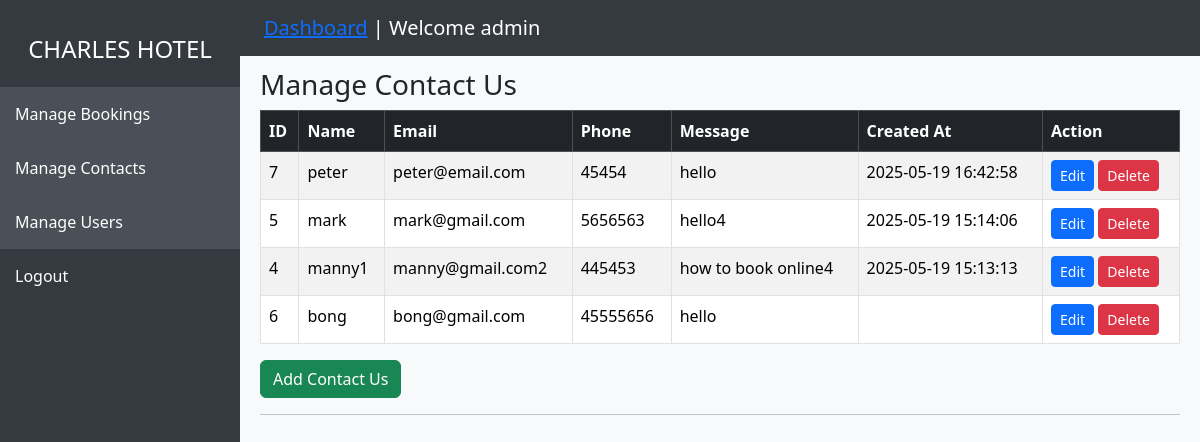
/Hotel/manage-contacts.php (signed in), run on the app's committed database.
### tables this page shows
CREATE TABLE `contacts` (
  `id` bigint UNSIGNED NOT NULL,
  `name` varchar(255) NOT NULL,
  `email` varchar(255) NOT NULL,
  `phone` varchar(255) NOT NULL,
  `message` varchar(255) NOT NULL,
  `created_at` timestamp NULL DEFAULT NULL
);

### Hotel/manage-contacts.php (the view, shortened to what this page needs)
<?php
require 'db.php';
?>
<!DOCTYPE html>
<html lang="en">
<head>
  <link href="https://cdn.jsdelivr.net/npm/bootstrap@5.3.2/dist/css/bootstrap.min.css" rel="stylesheet" />
</head>
<body>
  <?php include 'sidebar.php'; ?>
  <div class="main-content">
    <section id="contacts">
      <div>&nbsp;</div>
      <div>&nbsp;</div>
      <h3>Manage Contact Us</h3>
      <div class="table-responsive">
        <table class="table table-striped table-bordered">
            <thead class="table-dark">
                <tr>
                    <th>ID</th>
                    <th>Name</th>
                    <th>Email</th>
                    <th>Phone</th>
                    <th>Message</th>
                    <th>Created At</th>
                    <th>Action</th>
                </tr>
            </thead>
            <tbody>
            <?php
            $sql = "SELECT * FROM contacts ORDER BY created_at DESC";
            $result = $conn->query($sql);
            if ($result && $result->num_rows > 0) {
                while ($row = $result->fetch_assoc()) {
                    echo "<tr>";
                    echo "<td>" . htmlspecialchars($row['id']) . "</td>";
                    echo "<td>" . htmlspecialchars($row['name']) . "</td>";
                    echo "<td>" . htmlspecialchars($row['email']) . "</td>";
                    echo "<td>" . htmlspecialchars($row['phone']) . "</td>";
                    echo "<td>" . htmlspecialchars($row['message']) . "</td>";
                    echo "<td>" . htmlspecialchars($row['created_at']) . "</td>";
                    echo "<td>
                            <a href='edit-contact.php?id=" . $row['id'] . "' class='btn btn-sm btn-primary'>Edit</a>
                            <a href='delete-contact.php?id=" . $row['id'] . "' class='btn btn-sm btn-danger' onclick=\"return confirm('Are you sure you want to delete this contact?');\">Delete</a>
                            </td>";
                    echo "</tr>";
                }
            } else {
                echo "<tr><td colspan='13' class='text-center'>No contacts found.</td></tr>";
            }
            ?>
            </tbody>
        </table>
        <a href="add-contact.php" class="btn btn-success">Add Contact Us</a>
      </div>
    </section>
    <hr />
</body>
</html>

### Hotel/manage-contacts.php (style rules this page uses)
body { background-color: #f8f9fa; }
.main-content { margin-left: 240px; padding: 20px; }

### data on the page
contacts: id "7", name "peter", email "peter@email.com", phone "45454", message "hello", created_at "2025-05-19 16:42:58"
contacts: id "5", name "mark", email "mark@gmail.com", phone "5656563", message "hello4", created_at "2025-05-19 15:14:06"
contacts: id "4", name "manny1", email "manny@gmail.com2", phone "445453", message "how to book online4", created_at "2025-05-19 15:13:13"
contacts: id "6", name "bong", email "bong@gmail.com", phone "45555656", message "hello"

### other printed values
$_SESSION['username'] "admin"
